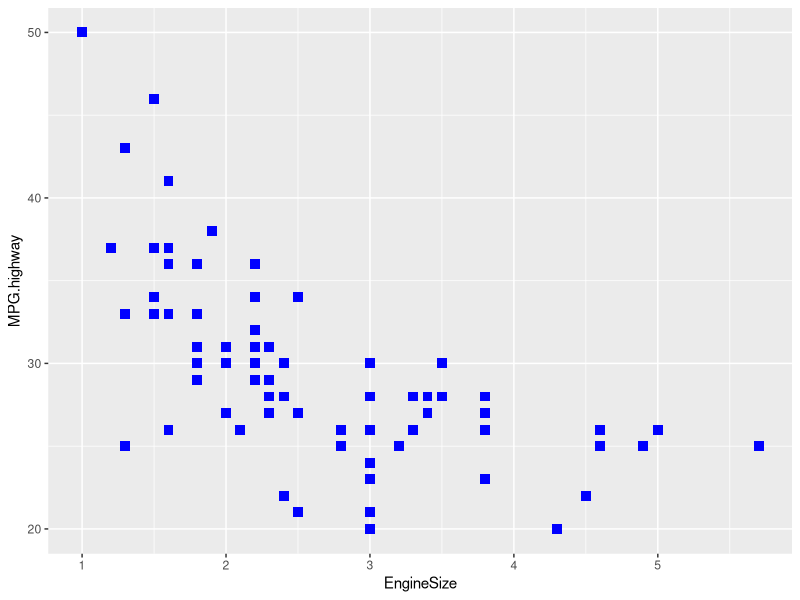
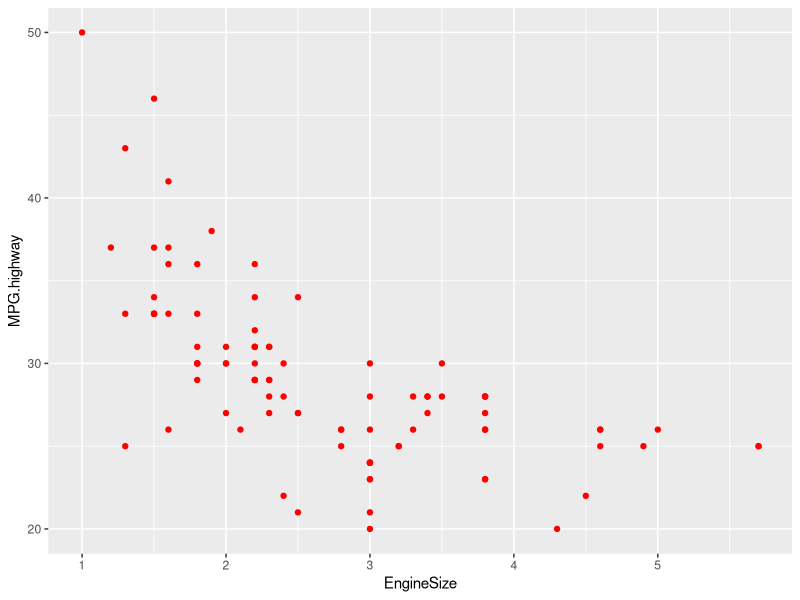
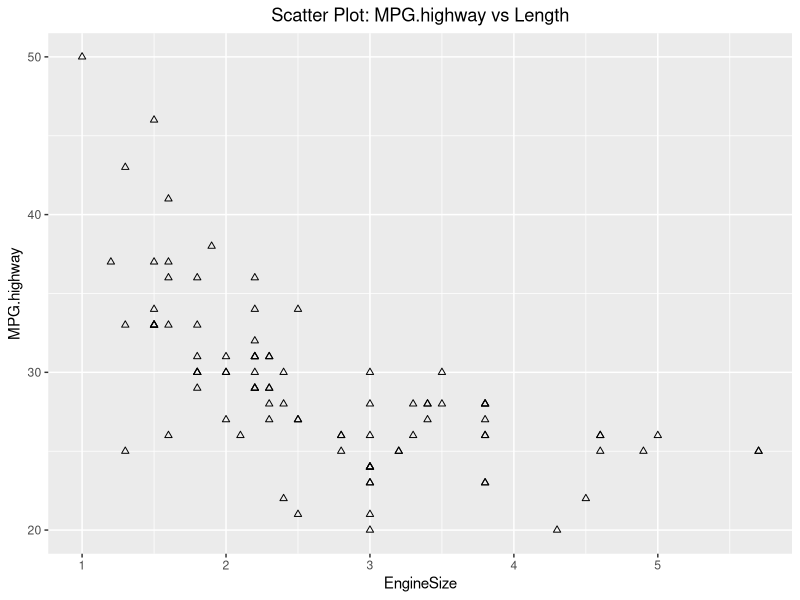
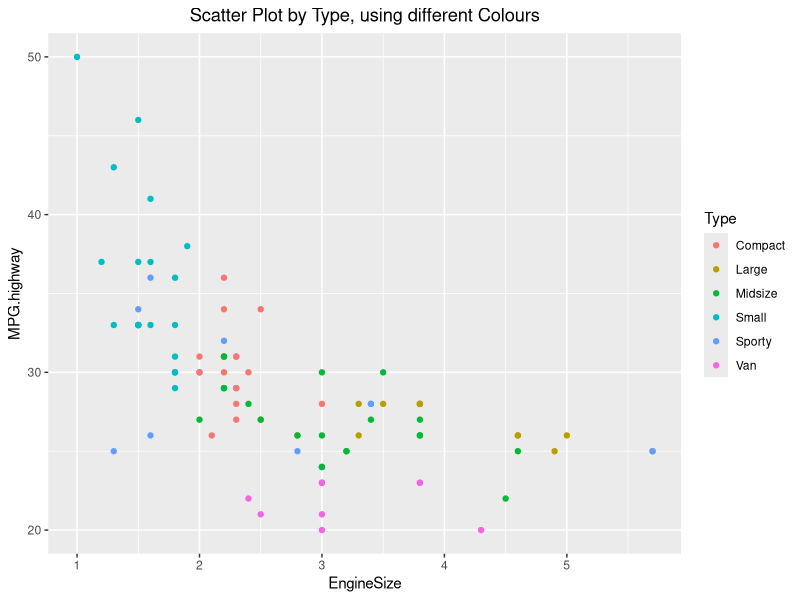
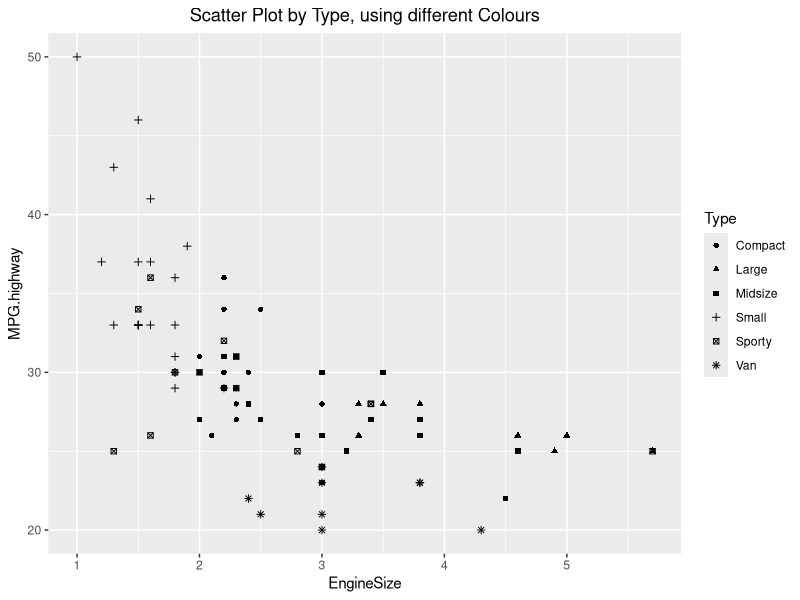
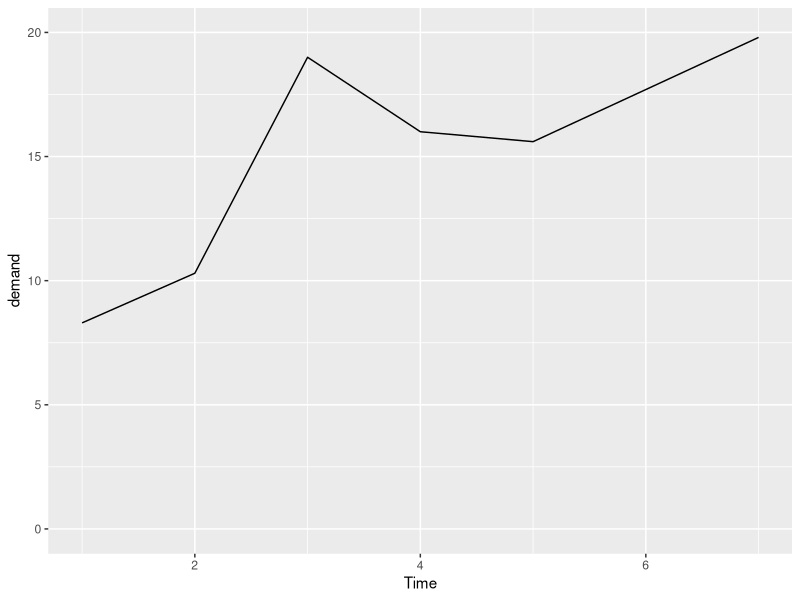
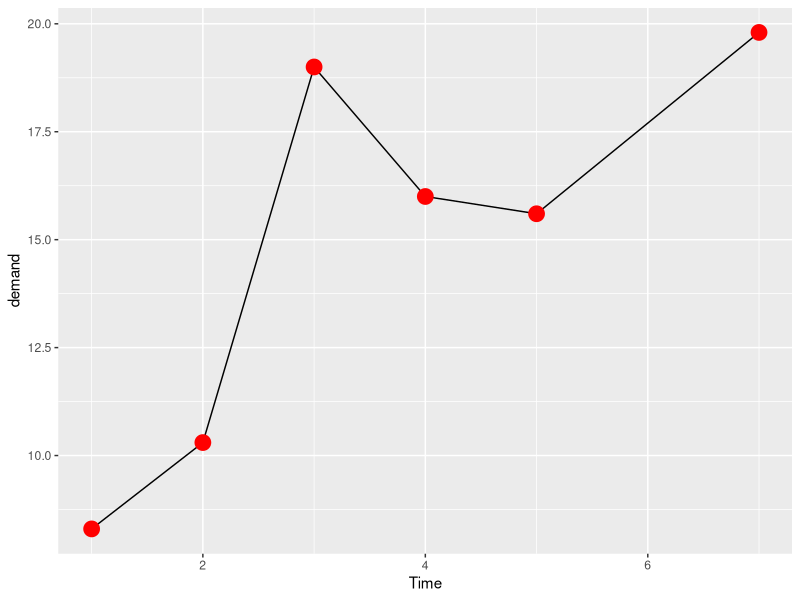
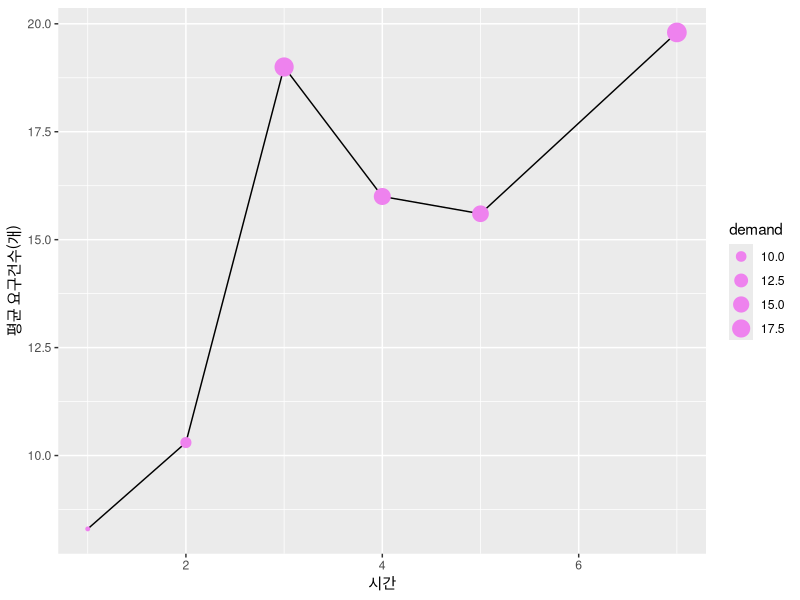

Recreate these plots in R, in order.
#######################################################################
# ggplot 연습문제2
#######################################################################
library(ggplot2)
library(MASS)
library(scales)

# 1. Cars93을 이용해 아래와 같은 그래프를 그리시오.
# geom_point(shape=15,size=3,colour='blue')

ggplot(Cars93,
       aes(EngineSize,MPG.highway)) +
  geom_point(shape=15,size=3,colour='blue')

# 2. Cars93을 이용해 아래와 같은 그래프를 그리시오.
# geom_point(shape=19,...)

ggplot(Cars93,
       aes(EngineSize,MPG.highway)) +
  geom_point(shape=19,color='red')

# 3. Cars93을 이용해 아래와 같은 그래프를 그리시오.
# geom_point(shape=24,...)

ggplot(Cars93,
       aes(EngineSize,MPG.highway)) +
  geom_point(shape=24) +
  ggtitle("Scatter Plot: MPG.highway vs Length") +
  theme(plot.title=element_text(hjust=0.5))

# 4. Cars93을 이용해 아래와 같은 그래프를 그리시오.
# aes(...,colour=Type)

ggplot(Cars93,
       aes(EngineSize,MPG.highway)) +
  geom_point(aes(EngineSize,MPG.highway,colour=Type)) +
  ggtitle("Scatter Plot by Type, using different Colours") +
  theme(plot.title=element_text(hjust=0.5))

# 5. Cars93을 이용해 아래와 같은 그래프를 그리시오.
# aes(...,shape=Type)

ggplot(Cars93,
       aes(EngineSize,MPG.highway)) +
  geom_point(aes(EngineSize,MPG.highway,shape=Type)) +
  ggtitle("Scatter Plot by Type, using different Colours") +
  theme(plot.title=element_text(hjust=0.5))

# 6. BOD 테이블을 이용해 아래와 같은 그래프를 그리시오.
BOD

ggplot(BOD,aes(Time,demand)) +
  geom_line() +
  ylim(c(0,20))

# 7. 선 그래프에 점을 추가하여 아래와 같이 그리시오.

ggplot(BOD,aes(Time,demand)) +
  geom_line() +
  geom_point(size=5,color='red')

# 8. demand 값에 따라 점의 크기를 다르게 설정하시오.

ggplot(BOD,aes(Time,demand)) +
  geom_line() +
  geom_point(aes(size=demand),color='violet') +
  labs(x='시간',
       y='평균 요구건수(개)')
  
# 9. geom_line(linetype='dashed',size=1,colour='blue')로 설정하시오.

ggplot(BOD,aes(Time,demand)) +
  geom_line(linetype='dashed',size=1,colour='blue')

# 10. geom_point(size=4,shape=22,colour='darkred',fill='pink')로 설정하시오.

ggplot(BOD,aes(Time,demand)) +
  geom_line() + 
  geom_point(size=4,shape=22,colour='darkred',fill='pink')

# 11. 다음과 같은 내용의 tg 데이터프레임을 생성하시오.
# color=supp 설정을 한 후 선 그래프를 그리시오.

supp <- c("OJ","OJ","OJ","VC","VC","VC")
dose <- c(0.5,1.0,2.0,0.5,1.0,2.0)
length <- c(13.23,22.70,26.06,7.98,16.77,26.14)
tg <- data.frame(supp,dose,length)

ggplot(tg,aes(dose,length)) +
  geom_line(aes(color=supp))

ggplot(tg,aes(dose,length)) +
  geom_line(aes(linetype=supp))

# 12. shape=supp 설정을 한 후 선과 점 그래프를 그리시오.
ggplot(tg,aes(dose,length,fill=supp)) +
  geom_line() +
  geom_point(aes(shape=supp),size=4)

ggplot(tg,aes(dose,length,fill=supp)) +
  geom_line() +
  geom_point(size=4,shape=21)

# 16. 앞의 BOD 데이터를 이용해 다음과 같이 그리시오.

ggplot(BOD,aes(Time,demand)) +
  geom_line() +
  geom_area()

ggplot(BOD,aes(Time,demand)) +
  geom_line(color='pink',size=2) +
  geom_area(alpha=0.5,fill='pink')
  
# 17. tg데이터를 이용해 다음과 같이 그리시오.
ex_supp <- factor(tg$supp,level=c('VC','OJ'))

ggplot(tg,aes(dose,length,fill=supp)) +
  geom_line() +
  geom_area(aes(fill=ex_supp))
